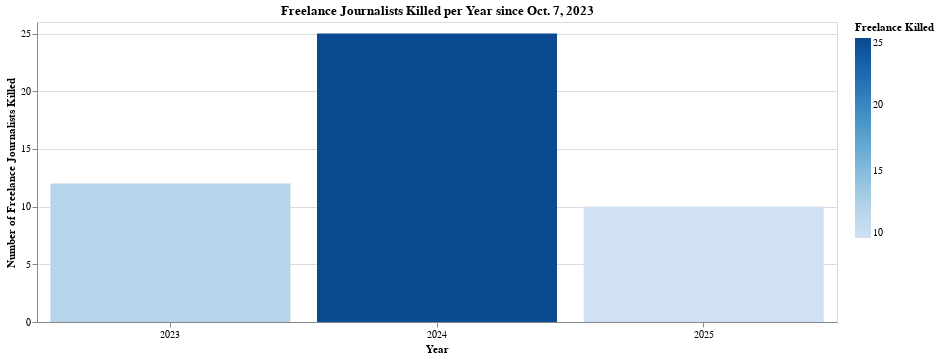

The code cell stored with this chart in its notebook:
### Code cell
# Create a bar chart for the number of freelance journalists killed per year since Oct. 7, 2023
bar_chart_freelance_killed = alt.Chart(freelance_killed_per_year).mark_bar().encode(
    x=alt.X('Year:O', title='Year', axis=alt.Axis(labelAngle=0)),  # Set x-axis labels horizontal
    y=alt.Y('Freelance Killed:Q', title='Number of Freelance Journalists Killed'),
    color=alt.Color('Freelance Killed:Q', scale=alt.Scale(scheme='blues')),  # Light-to-dark blue shades
    tooltip=['Year', 'Freelance Killed']  # Add hover tooltip
).properties(
    title='Freelance Journalists Killed per Year since Oct. 7, 2023',
    width=800  # Make the chart wider
).interactive()  # Enable hover interaction

# Display the bar chart
bar_chart_freelance_killed.show()

### Figure 1 — Vega-Lite specification as saved in the notebook (floating-point values rounded to 4 significant figures)
{"config": {"view": {"continuousWidth": 300, "continuousHeight": 300}}, "data": {"name": "data-824c6c98da0d5d0caa48d47805c9a9c6"}, "mark": {"type": "bar"}, "encoding": {"color": {"field": "Freelance Killed", "scale": {"scheme": "blues"}, "type": "quantitative"}, "tooltip": [{"field": "Year", "type": "quantitative"}, {"field": "Freelance Killed", "type": "quantitative"}], "x": {"axis": {"labelAngle": 0}, "field": "Year", "title": "Year", "type": "ordinal"}, "y": {"field": "Freelance Killed", "title": "Number of Freelance Journalists Killed", "type": "quantitative"}}, "params": [{"name": "param_3", "select": {"type": "interval", "encodings": ["x", "y"]}, "bind": "scales"}], "title": "Freelance Journalists Killed per Year since Oct. 7, 2023", "width": 800, "$schema": "https://vega.github.io/schema/vega-lite/v5.20.1.json", "datasets": {"data-824c6c98da0d5d0caa48d47805c9a9c6": [{"Year": 2023, "Freelance Killed": 12}, {"Year": 2024, "Freelance Killed": 25}, {"Year": 2025, "Freelance Killed": 10}]}}
